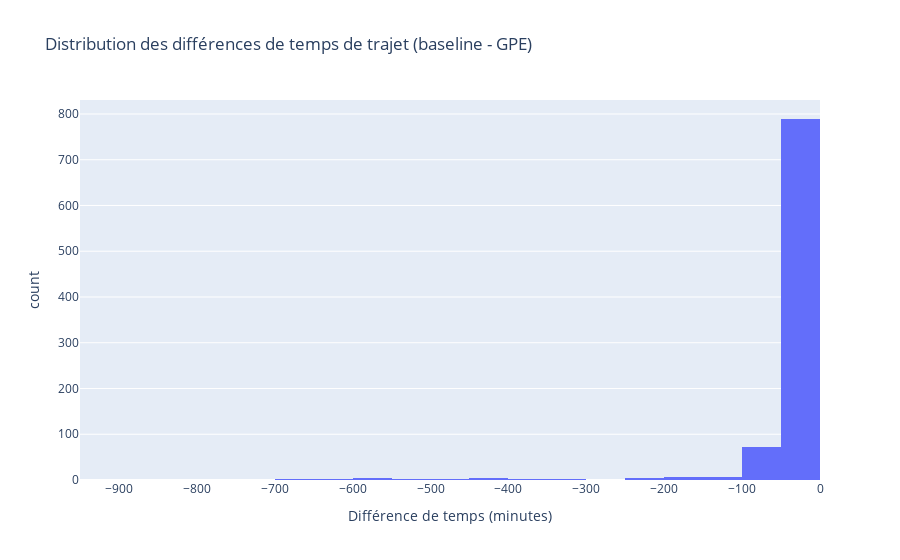

Notebook code cell kept with this figure:
### Code cell
fig = px.histogram(
    negatif,
    x=negatif["travel_time_diff"]/60,
    nbins=25,
    title="Distribution des différences de temps de trajet (baseline - GPE)",
    labels={"x": "Différence de temps (minutes)", "count": "Nombre de trajets"},
    color_discrete_sequence=["#636EFA"]
)

fig.show()

### Figure 1 — Plotly figure (JSON) as saved in the notebook; plotly's stock layout.template omitted (floating-point values rounded to 4 significant figures; data arrays with more than 128 entries replaced by an {"elided": "..."} marker saying what was removed)
{"data": [{"bingroup": "x", "hovertemplate": "Différence de temps (minutes)=%{x}<br>count=%{y}<extra></extra>", "legendgroup": "", "marker": {"color": "#636EFA", "pattern": {"shape": ""}}, "name": "", "nbinsx": 25, "orientation": "v", "showlegend": false, "type": "histogram", "x": {"elided": "905 float values"}, "xaxis": "x", "yaxis": "y"}], "layout": {"barmode": "relative", "legend": {"tracegroupgap": 0}, "title": {"text": "Distribution des différences de temps de trajet (baseline - GPE)"}, "xaxis": {"anchor": "y", "domain": [0, 1], "title": {"text": "Différence de temps (minutes)"}}, "yaxis": {"anchor": "x", "domain": [0, 1], "title": {"text": "count"}}}}
